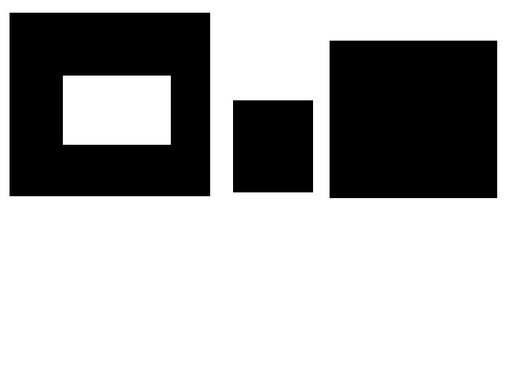
#> input picture ProjetoVisao/Codigos/KNN/images/shapes_donut.jpg, 508 x 381 px, shrunk from 800 x 600 before the run, found by its file name
$ python letranum.py   (Python 2 division)   (older library calls are emulated)
#> lines starting #> are read from the running program, lines starting #| are printed output that depends on the picture; after the words box and inside, x2 and y2 are one past the last pixel; in counts of white or black regions, pixels touching at a corner belong together
import cv2
import numpy as np

# Let's load a simple image with 3 black squares
image = cv2.imread('images/shapes_donut.jpg')
#> image is the input picture: shape (381, 508, 3); min 0, max 255, mean 171.8
cv2.imshow('Input Image', image)
cv2.waitKey(0)

# Grayscale
gray = cv2.cvtColor(image,cv2.COLOR_BGR2GRAY)

# Find Canny edges
edged = cv2.Canny(gray, 30, 200)
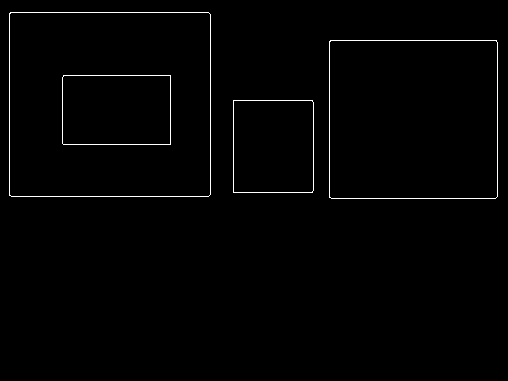
#> edged: shape (381, 508); 1.1% white in thin lines or dots, all inside (x1, y1, x2, y2) = (9, 12, 498, 199)
cv2.imshow('Canny Edges', edged)
cv2.waitKey(0)

# Finding Contours
# Use a copy of your image e.g. edged.copy(), since findContours alters the image
im2, contours, hierarchy = cv2.findContours(edged, cv2.RETR_LIST, cv2.CHAIN_APPROX_NONE)
#> contours = 8 contours; box (x1, y1, x2, y2) and area: (9, 12, 211, 197) 36978, (9, 12, 211, 197) 36976, (329, 40, 498, 199) 26538, (329, 40, 498, 199) 26536, (62, 75, 171, 145) 7450, (62, 75, 171, 145) 7448, (233, 100, 314, 193) 7357, (233, 100, 314, 193) 7355
cv2.imshow('Canny Edges After Contouring', edged)
cv2.waitKey(0)

print("Number of Contours found = " + str(len(contours)))
#| Number of Contours found = 8

# Draw all contours
# Use '-1' as the 3rd parameter to draw all
cv2.drawContours(image, contours, -1, (0,255,0), 3)
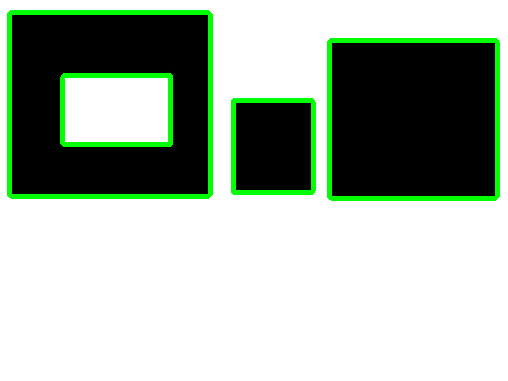
#> image: shape (381, 508, 3); 5.42% of pixels changed, all inside (x1, y1, x2, y2) = (7, 10, 500, 201)

cv2.imshow('Contours', image)
cv2.waitKey(0)
cv2.destroyAllWindows()


###########################################################################################

# Function we'll use to display contour area

def get_contour_areas(contours):
    # returns the areas of all contours as list
    all_areas = []
    for cnt in contours:
        area = cv2.contourArea(cnt)
        all_areas.append(area)
    return all_areas

# Load our image
image = cv2.imread('images/bunchofshapes.jpg')
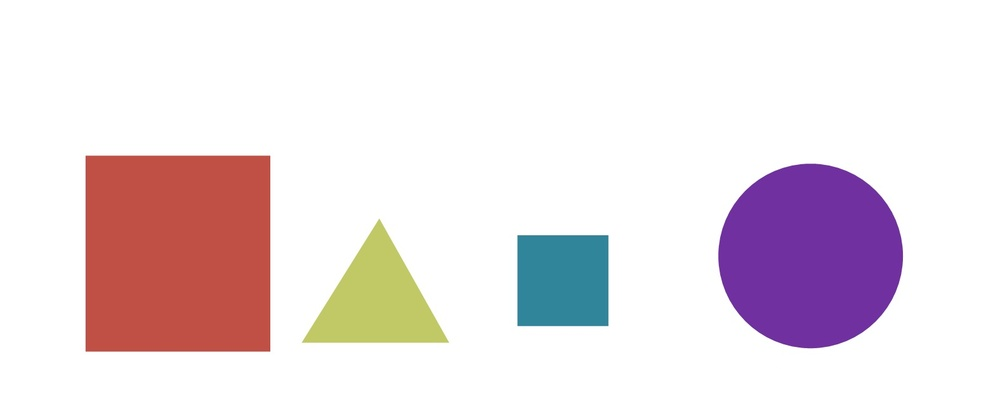
#> input picture ProjetoVisao/Codigos/KNN/images/bunchofshapes.jpg, 1000 x 409 px, shrunk from 1576 x 645 before the run, found by its file name
#> image is the input picture: shape (409, 1000, 3); mean B, G, R 226.7, 222.2, 234.4
orginal_image = image

# Let's print the areas of the contours before sorting
print "Contor Areas before sorting",
print get_contour_areas(contours)
#> the loop in get_contour_areas, `for cnt in contours:` made 8 passes
#> area on passes 1 to 8: 7355, 7357, 7448.5, 7450, 26536, 26538.5, 36976, 36978
#> after the loop in get_contour_areas, `for cnt in contours:`: all_areas = [7355, 7357, 7448.5, 7450, 26536, 26538.5, 36976, 36978]
#| [7355.0, 7357.0, 7448.5, 7450.0, 26536.0, 26538.5, 36976.0, 36978.0]

# Sort contours large to small
sorted_contours = sorted(contours, key=cv2.contourArea, reverse=True)
#> sorted_contours has the same summary as contours
#sorted_contours = sorted(contours, key=cv2.contourArea, reverse=True)[:3]

print "Contor Areas after sorting",
print get_contour_areas(sorted_contours)
#> the loop in get_contour_areas (call 2), `for cnt in contours:` made 8 passes
#| [36978.0, 36976.0, 26538.5, 26536.0, 7450.0, 7448.5, 7357.0, 7355.0]

# Iterate over our contours and draw one at a time
for c in sorted_contours:
    cv2.drawContours(orginal_image, [c], -1, (255,0,0), 3)
    cv2.waitKey(0)
    cv2.imshow('Contours by area', orginal_image)
#> this loop made 8 passes
#> pass 1, `cv2.imshow('Contours by area', orginal_image)`:
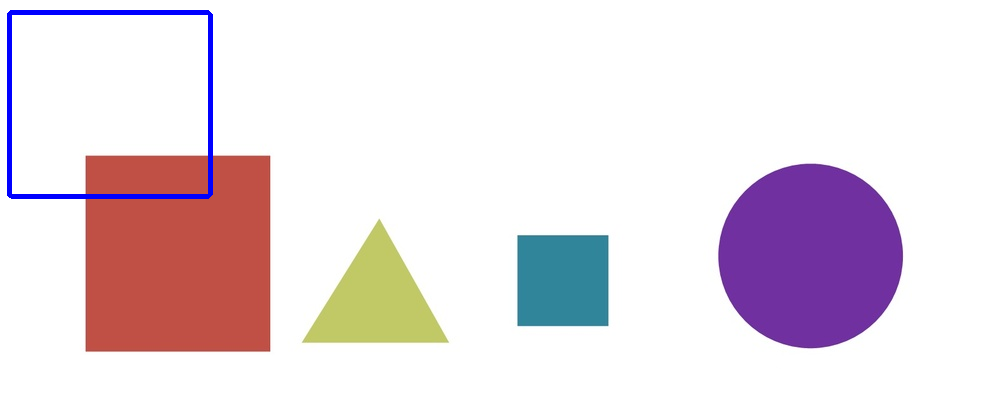
#> window 'Contours by area': shape (409, 1000, 3); mean B, G, R 227.1, 220.2, 232.1
#> after the loop:
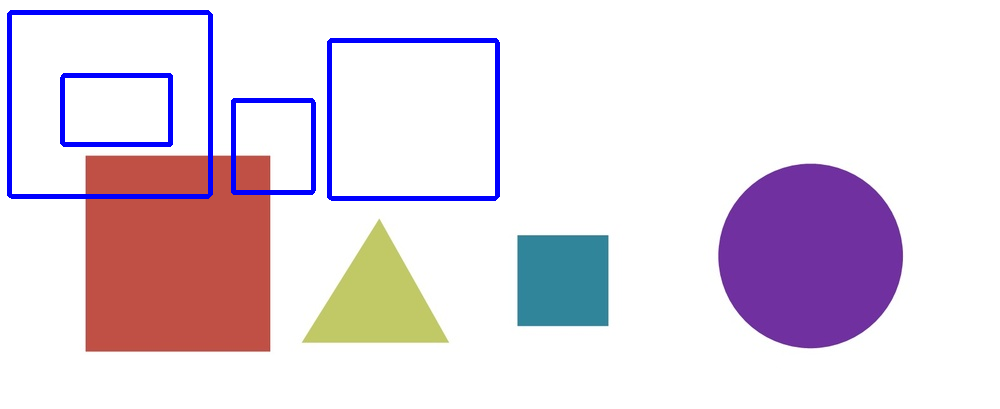
#> orginal_image: shape (409, 1000, 3); 2.57% of pixels changed, all inside (x1, y1, x2, y2) = (7, 10, 500, 201)

cv2.waitKey(0)
cv2.destroyAllWindows()
